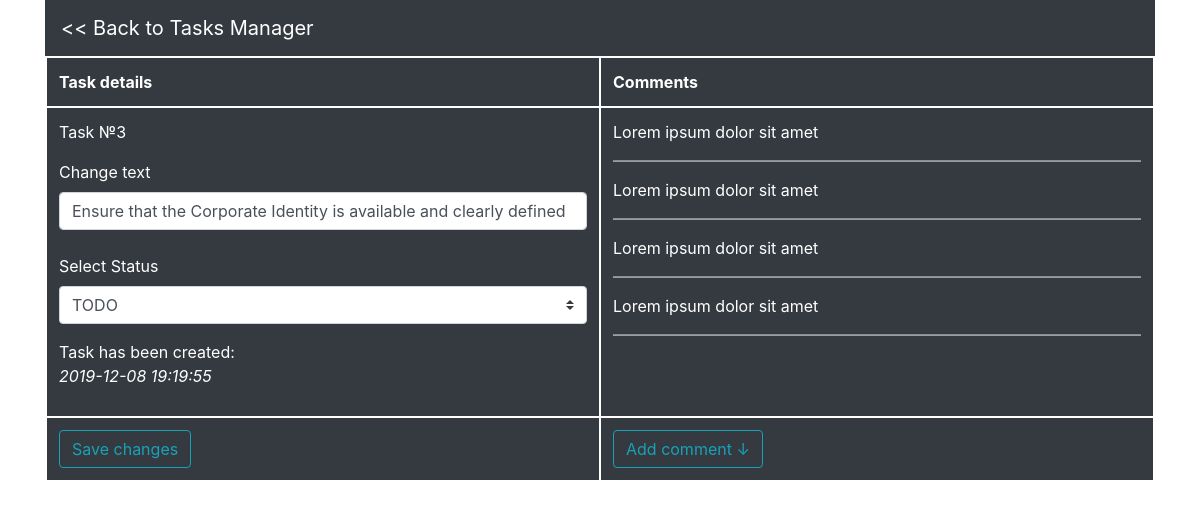
Page /editTask.php?id=3 on the committed database.
### tables this page shows
CREATE TABLE `list` (
  `id` int(11) NOT NULL,
  `task` varchar(200) NOT NULL,
  `status` varchar(6) NOT NULL,
  `date` datetime NOT NULL DEFAULT current_timestamp()
);

CREATE TABLE `comments` (
  `task id` int(11) NOT NULL,
  `text` varchar(1000) NOT NULL
);

### classes/db.php (called while the page is built, shortened)
<?php
class db
{
	public function sqlQuery($query) {
		try{
			$pdo = new PDO('mysql:host=localhost;dbname=tasks', 'root', '');
			$result = $pdo->query($query);
			return $result;
		} catch (PDOException $e) {
		    print "Error!: " . $e->getMessage() . "<br/>";
		    die();
		}
	}
	public function getTaskByID($id) {
		$query = "SELECT * FROM `list` WHERE (`id` = $id)";
		$result = $this->sqlQuery($query);
		$result = $result->fetchAll(PDO::FETCH_ASSOC);
		return $result;
	}
	public function getCommentsByID($id) {
		$query = "SELECT * FROM `comments` WHERE (`task id` = $id)";
		$result = $this->sqlQuery($query);
		$result = $result->fetchAll(PDO::FETCH_ASSOC);
		return $result;
	}
}

### editTask.php (the view, shortened to what this page needs)
<?php
require_once ($_SERVER['DOCUMENT_ROOT'].'/classes/db.php');
$db = new db;
$id = $_GET['id'];
$task = $db->getTaskByID($id);
?>
<!DOCTYPE html>
<html>
<head>
	<link rel="stylesheet" href="https://stackpath.bootstrapcdn.com/bootstrap/4.4.1/css/bootstrap.min.css">
</head>
<body>
	<div class="container">
		<nav class="navbar navbar-dark bg-dark">
			<a class="navbar-brand" href="../index.php"> &lt;&lt; Back to Tasks Manager</a>
		</nav>
		<table class="table table-dark">
		  <thead>
		    <tr>
		      <th style="border: 2px white solid;" scope="col">Task details</th>
		      <th style="border: 2px white solid;" scope="col">Comments</th>
		    </tr>
		  </thead>
		  <tbody>
		    <tr>
		      <td style="border: 2px white solid; width: 33.34%">
		      	<?php
		      		echo "<p>Task №" . $task[0]['id'] . "</p>";
		      		$text = $task[0]['task'];
		      		echo '<label>Change text</label>
		      			  <form id="editTask" method="post" action="processing/editTaskData.php">
		      			  <input type="hidden" name="id" value="' . $id . '">
		      			  <input name="text" type="text" class="form-control" value="' . $text . '" aria-describedby="basic-addon1"><br>';
		      		echo '<label>Select Status</label>
		      			  <select name="status" class="custom-select" id="inputGroupSelect01">
					    	<option value="TODO">TODO</option>
					    	<option value="DOING">DOING</option>
					    	<option value="DONE">DONE</option>
					      </select><br>
					      </form>
					  	  <p></p>
					      <p>Task has been created: <br><i>' . $task[0]["date"] . '</i></p>';
		      	?>
		      </td>
		      <td style="border: 2px white solid; width: 33.34%">
		      	<?php
		      		$comments = $db->getCommentsByID($id);
		      		foreach ($comments as $key => $value) {
		      			echo "<p>" . $comments[$key]['text']. "</p>";
						echo "<hr style = 'background-color: #999da0; color: #999da0; height: 1px;'>";
		      		}
		      	?>
		      </td>
		    </tr>
		    		    <tr>
		      <td style="border: 2px white solid; width: 33.34%">
		      	<button form="editTask" class="btn btn-outline-info" type="submit">Save changes</button>
		      </td>
		      <td style="border: 2px white solid; width: 33.34%">
		      	<button class="btn btn-outline-info" type="submit" data-toggle="collapse" data-target="#collapseExample" aria-expanded="false" aria-controls="collapseExample">
		      		Add comment ↓
		      	</button>
		      </td>
		    </tr>
		  </tbody>
		</table>
	</div>
</body>
</html>

### rows in the picture
list: id "3", text "Ensure that the Corporate Identity is available and clearly defined", date "2019-12-08 19:19:55"
comments: text "Lorem ipsum dolor sit amet"
comments: text "Lorem ipsum dolor sit amet"
comments: text "Lorem ipsum dolor sit amet"
comments: text "Lorem ipsum dolor sit amet"
